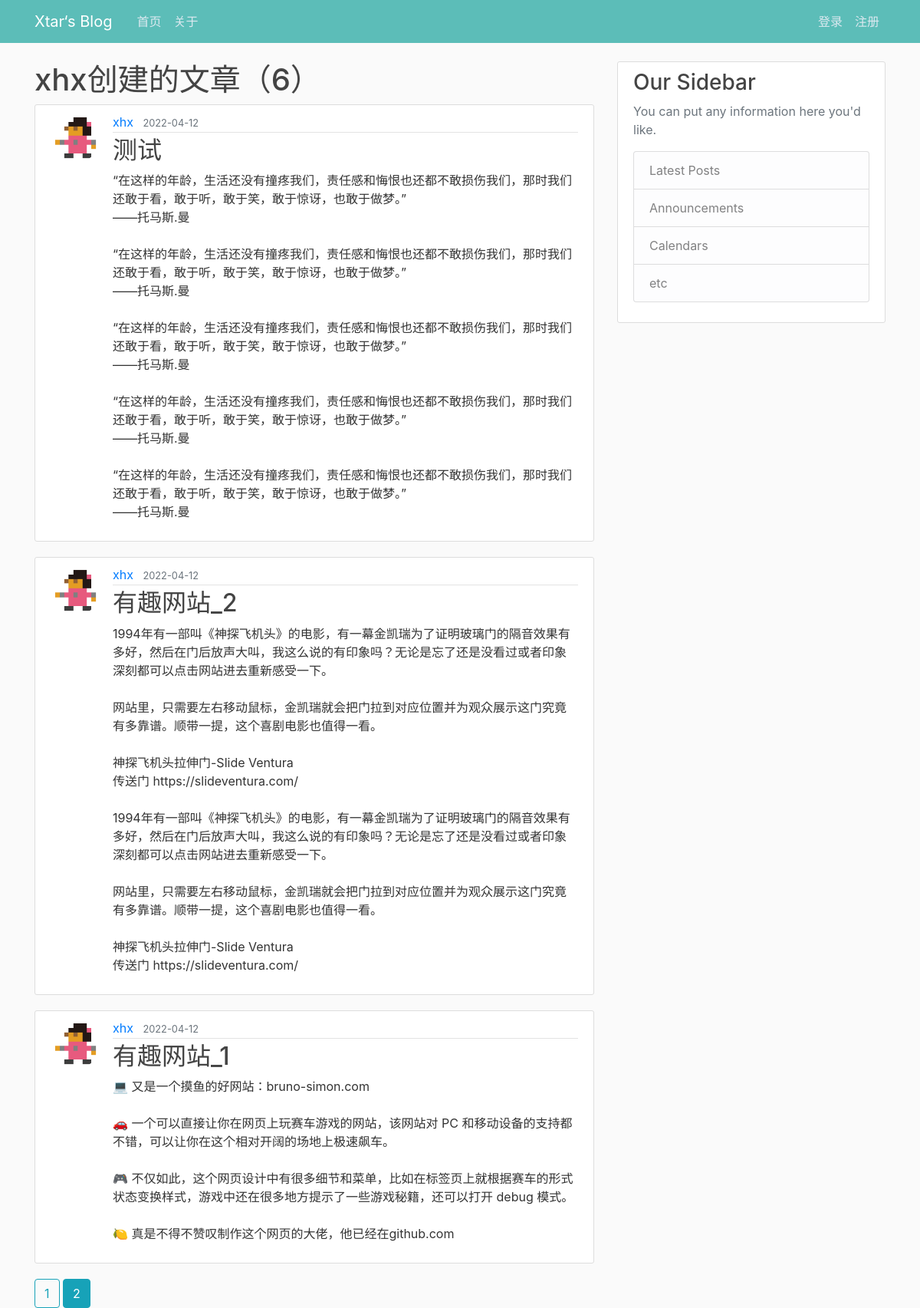
The page /user/xhx?page=2 on the database its author committed.
### flaskblog/models.py (models this page shows, shortened)
class User(db.Model, UserMixin):
    id = db.Column(db.Integer, primary_key=True)
    username = db.Column(db.String(20), unique=True, nullable=False)
    email = db.Column(db.String(120), unique=True, nullable=False)
    image_file = db.Column(db.String(20), nullable=False, default='default.jpg')
    password = db.Column(db.String(60), nullable=False)
    posts = db.relationship('Post', backref='author', lazy=True) # post与author是多对一

class Post(db.Model):
    id = db.Column(db.Integer, primary_key=True)
    title = db.Column(db.String(100), nullable=False)
    date_posted = db.Column(db.DateTime, nullable=False, default=datetime.utcnow)
    content = db.Column(db.Text, nullable=False)
    user_id = db.Column(db.Integer, db.ForeignKey('user.id'), nullable=False)

### flaskblog/users/routes.py (the view)
@users.route("/user/<string:username>")
def user_posts(username):
    page = request.args.get('page', 1, type=int)
    user = User.query.filter_by(username=username).first_or_404()
    posts = Post.query.filter_by(author=user)\
        .order_by(Post.date_posted.desc())\
        .paginate(page=page, per_page=3)
    return render_template('user_posts.html', posts=posts, user=user)

### flaskblog/templates/user_posts.html
{% extends "layout.html" %}
{% block content %}
    <h1 class="md-3">{{ user.username }}创建的文章（{{ posts.total }}）</h1>
    {% for post in posts.items %}
        <article class="media content-section">
            <img class="rounded-circle article-img" src="{{ url_for('static', filename='profile_pics/' + post.author.image_file) }}">
            <div class="media-body">
                <div class="article-metadata">
                    <a class="mr-2" href="{{ url_for('users.user_posts', username=post.author.username) }}">{{ post.author.username }}</a>
                    <small class="text-muted">{{ post.date_posted.strftime('%Y-%m-%d') }}</small>
                </div>
                <h2><a class="article-title" href="{{ url_for('posts.post', post_id=post.id) }}">{{ post.title }}</a></h2>
                <p class="article-content">{{ post.content }}</p>
            </div>
        </article>
    {% endfor %}
    {% for page_num in posts.iter_pages(left_edge=1, right_edge=1, left_current=1, right_current=2) %}
        {% if page_num %}
            {% if posts.page ==  page_num %}
                <a class="btn btn-info md-4" href="{{ url_for('users.user_posts', username=user.username, page=page_num) }}">{{ page_num }}</a>
            {% else %}
                <a class="btn btn-outline-info md-4" href="{{ url_for('users.user_posts', username=user.username, page=page_num) }}">{{ page_num }}</a>
            {% endif %}
        {% else %}
            ...
        {% endif %}
    {% endfor %}
{% endblock content %}

### flaskblog/static/main.css (style rules this page uses)
body { background: #fafafa; color: #333333; margin-top: 5rem; }
h1, h2, h3, h4, h5, h6 { color: #444444; }
.content-section { background: #ffffff; padding: 10px 20px; border: 1px solid #dddddd; border-radius: 3px; margin-bottom: 20px; }
.article-title { color: #444444; }
.article-content { white-space: pre-line; }
.article-img { height: 65px; width: 65px; margin-right: 16px; }
.article-metadata { padding-bottom: 1px; margin-bottom: 4px; border-bottom: 1px solid #e3e3e3 }

### rows shown on the page
User: username "xhx"
Post: image_file (picture), author.username "xhx", date_posted "2022-04-12", title "测试", content "“在这样的年龄，生活还没有撞疼我们，责任感和悔恨也还都不敢损伤我们，那时我们还敢于看，敢于听，敢于笑，敢于惊讶，也敢于做梦。” ——托马斯.曼 “在这样的年龄，生活还没有撞疼我们，责任感和悔恨也还都不敢损伤我们，那时我们还敢于看，敢于听，敢于笑，敢于惊讶，也敢于做梦。” ——托马斯.曼 “在这样的年龄，生活还没有撞疼我们，责任感和悔恨也还都不敢损伤我们，那时我们还敢于看，敢于听，敢于笑，敢于惊讶，也敢于做梦。” ——托马斯.曼 “在这样的年龄，生活还没有撞疼我们，责任感和悔恨也还都不敢损伤我们，那时我们还敢于看，敢于听，敢于笑，敢于惊讶，也敢于做梦。” ——托马斯.曼 “在这样的年龄，生活还没有撞疼我们，责任感和悔恨也还都不敢损伤我们，那时我们还敢于看，敢于听，敢于笑，敢于惊讶，也敢于做梦。” ——托马斯.曼"
Post: image_file (picture), author.username "xhx", date_posted "2022-04-12", title "有趣网站_2", content "1994年有一部叫《神探飞机头》的电影，有一幕金凯瑞为了证明玻璃门的隔音效果有多好，然后在门后放声大叫，我这么说的有印象吗？无论是忘了还是没看过或者印象深刻都可以点击网站进去重新感受一下。 网站里，只需要左右移动鼠标，金凯瑞就会把门拉到对应位置并为观众展示这门究竟有多靠谱。顺带一提，这个喜剧电影也值得一看。 神探飞机头拉伸门-Slide Ventura 传送门 https://slideventura.com/ 1994年有一部叫《神探飞机头》的电影，有一幕金凯瑞为了证明玻璃门的隔音效果有多好，然后在门后放声大叫，我这么说的有印象吗？无论是忘了还是没看过或者印象深刻都可以点击网站进去重新感受一下。 网站里，只需要左右移动鼠标，金凯瑞就会把门拉到对应位置并为观众展示这门究竟有多靠谱。顺带一提，这个喜剧电影也值得一看。 神探飞机头拉伸门-Slide Ventura 传送门 https://slideventura.com/"
Post: image_file (picture), author.username "xhx", date_posted "2022-04-12", title "有趣网站_1", content "💻 又是一个摸鱼的好网站：bruno-simon.com 🚗 一个可以直接让你在网页上玩赛车游戏的网站，该网站对 PC 和移动设备的支持都不错，可以让你在这个相对开阔的场地上极速飙车。 🎮 不仅如此，这个网页设计中有很多细节和菜单，比如在标签页上就根据赛车的形式状态变换样式，游戏中还在很多地方提示了一些游戏秘籍，还可以打开 debug 模式。 🍋 真是不得不赞叹制作这个网页的大佬，他已经在github.com"

### other values the page prints
{{ posts.total }} "6"
{{ page_num }} "1"
{{ page_num }} "2"
